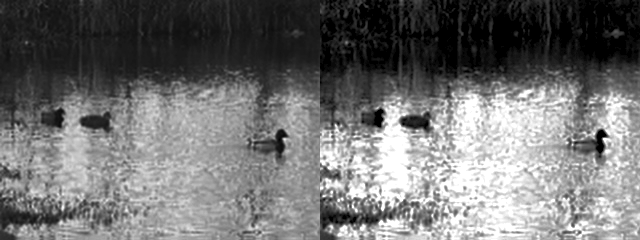
#> input picture TP/ducks2.tif, 640 x 240 px
$ python PITP_9.py
#> lines starting #> are read from the running program, lines starting #| are printed output that depends on the picture; after the words box and inside, x2 and y2 are one past the last pixel; in counts of white or black regions, pixels touching at a corner belong together
# -*- coding: utf-8 -*-
"""
Created on Mon Dec  6 16:22:22 2021

@author: Eow
"""

import os
import numpy as np
from imageio import imread
import matplotlib.pyplot as plt
from scipy import ndimage
from skimage.morphology import local_maxima

plt.close('all')

laptop='C:/Users/Eow/Desktop/Mestrado/PDI/TP'
pc='C:/Users/silam/OneDrive/Desktop/Mestrado/PDI/TP'

os.chdir(laptop)

#%%

#ex1

F=imread('ducks2.tif').astype(float)
#> F: shape (240, 640) float64; min 0, max 255, mean 113.2
T=imread('duck.tif').astype(float)
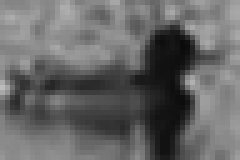
#> input picture TP/duck.tif, 48 x 32 px (shown 5 times larger)
#> T: shape (32, 48) float64; min 11, max 188, mean 102.6

#e' necessario acrescentar espaco a zero a' imagem para ter a certeza q
#o template corre a imagem toda

linf,colf=F.shape
#> linf = 240; colf = 640
lint,colt=T.shape
#> lint = 32; colt = 48
ypad=[lint//2,lint//2]
#> ypad = [16, 16]
xpad=[colt//2,colt//2]
#> xpad = [24, 24]

F1=np.pad(F,[ypad,xpad], mode='constant')
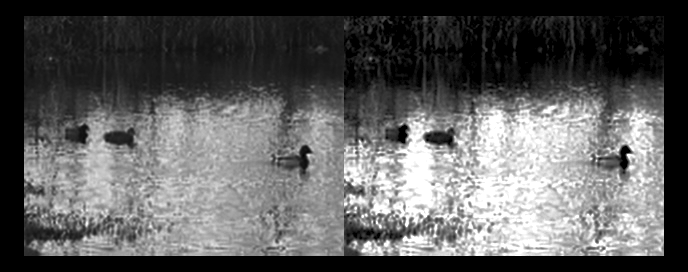
#> F1: shape (272, 688) float64; min 0, max 255, mean 92.9
tmed=np.mean(T)
#> tmed = 102.6
ccn=np.zeros(F.shape)

#f - media f
for i in range (0,linf):
    for j in range (0,colf):
        fuv=F1[i:i+lint,j:j+colt]
        mediafuv=np.mean(fuv)
        num=np.sum((fuv-mediafuv)*(T-tmed))
        den=np.sqrt(np.sum((fuv-mediafuv)**2)*np.sum((T-tmed)**2) )
        ccn[i,j]=num/den
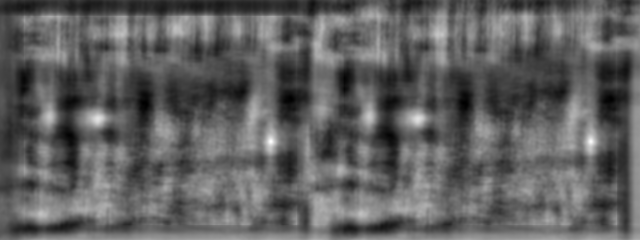
#> ccn: shape (240, 640) float64; min -0.586, max 0.8, mean -0.0643; drawn with min black and max white
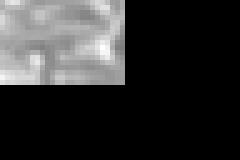
#> fuv: shape (32, 48) float64 (shown 5 times larger); min 0, max 255, mean 47.9


#%%
#ex2

maxccn=np.max(ccn)
#> maxccn = 0.8
# cheat=0.5

# yx_coords = np.column_stack(np.where(ccn >= cheat))

maximos=(local_maxima(ccn)*ccn)>0.5
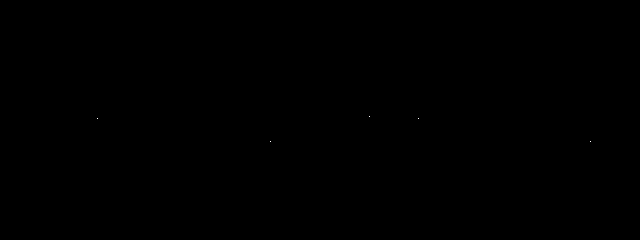
#> maximos: shape (240, 640) bool; 0% white in thin lines or dots, all inside (x1, y1, x2, y2) = (97, 116, 591, 142)
r,c = np.where(maximos)
#> r = [116, 118, 118, 141, 141]; c = [369, 97, 418, 270, 590]
for i in range(len(r)):
    F[ r[i]-lint//2:r[i]+lint//2, c[i]-colt//2]=255
    F[ r[i]-lint//2:r[i]+lint//2, c[i]+colt//2]=255
    F[ r[i]-lint//2 ,c[i]-colt//2:c[i]+colt//2]=255
    F[ r[i]+lint//2 ,c[i]-colt//2:c[i]+colt//2]=255
#> this loop made 5 passes
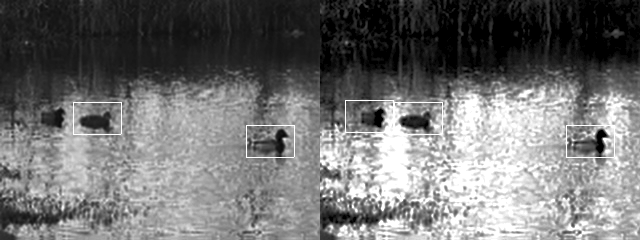
#> F: shape (240, 640) float64; min 0, max 255, mean 113.7


#%%
plt.figure()
plt.subplot(231); plt.imshow(F,'gray'); plt.title('Inicial'); plt.axis('off')
plt.subplot(232); plt.imshow(T); plt.title('Template'); plt.axis('off')
plt.subplot(233); plt.imshow(F1); plt.title('Pad'); plt.axis('off')
plt.subplot(234); plt.imshow(ccn); plt.title('CCN'); plt.axis('off')
# plt.subplot(235); plt.imshow(F); plt.title('Outline'); plt.axis('off')
